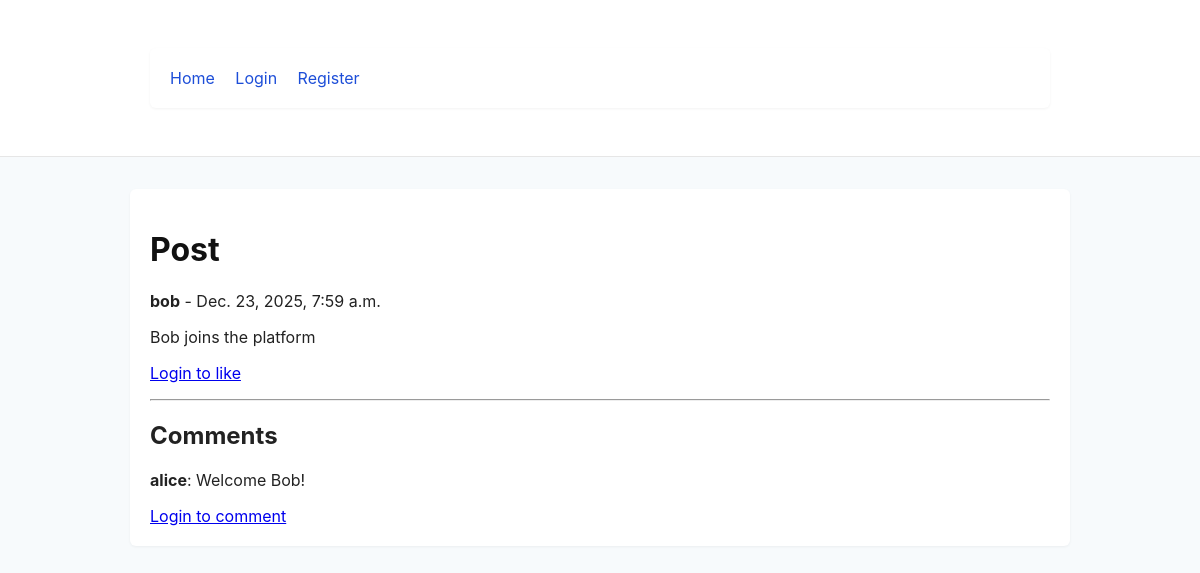
The app's page /post/2/ with its own data.
### backend/core/models.py (models this page shows, shortened)
class Post(models.Model):
    author = models.ForeignKey(Profile, on_delete=models.CASCADE)
    content = models.TextField()
    created_at = models.DateTimeField(auto_now_add=True)

class Profile(models.Model):
    user = models.OneToOneField(User, on_delete=models.CASCADE)
    bio = models.TextField(blank=True)
    avatar = models.URLField(blank=True, null=True)
    followers = models.ManyToManyField('self', symmetrical=False, related_name='following', blank=True)

class Comment(models.Model):
    post = models.ForeignKey(Post, on_delete=models.CASCADE)
    author = models.ForeignKey(Profile, on_delete=models.CASCADE)
    content = models.TextField()
    created_at = models.DateTimeField(auto_now_add=True)

### backend/core/views.py (the view)
# urls.py: path('post/<int:pk>/', views.post_detail, name='post_detail'),
def post_detail(request, pk):
    post = get_object_or_404(Post, pk=pk)
    comments = Comment.objects.filter(post=post).order_by('created_at')
    if request.method == 'POST' and request.user.is_authenticated:
        form = CommentForm(request.POST)
        if form.is_valid():
            c = form.save(commit=False)
            c.author = request.user.profile
            c.post = post
            c.save()
            return redirect('post_detail', pk=pk)
    else:
        form = CommentForm()
    liked = False
    if request.user.is_authenticated:
        liked = Like.objects.filter(post=post, user=request.user.profile).exists()
    return render(request, 'post_detail.html', {'post': post, 'comments': comments, 'form': form, 'liked': liked})

### frontend/templates/post_detail.html (shortened to what this page needs)
{% extends 'base.html' %}
{% block content %}
  <h1>Post</h1>
  <p><strong>{{ post.author.user.username }}</strong> - {{ post.created_at }}</p>
  <p>{{ post.content|linebreaks }}</p>
  <p>
    {% if user.is_authenticated %}
      <form method="post" action="{% url 'like_toggle' post.pk %}">{% csrf_token %}
        <button type="submit">{% if liked %}Unlike{% else %}Like{% endif %}</button>
      </form>
    {% else %}
      <a href="{% url 'login' %}">Login to like</a>
    {% endif %}
  </p>
  <hr />
  <h2>Comments</h2>
  {% for c in comments %}
    <p><strong>{{ c.author.user.username }}</strong>: {{ c.content }}</p>
  {% empty %}
    <p>No comments yet.</p>
  {% endfor %}
  {% if user.is_authenticated %}
    <form method="post">{% csrf_token %}
      {{ form.as_p }}
      <button type="submit">Add comment</button>
    </form>
  {% else %}
    <a href="{% url 'login' %}">Login to comment</a>
  {% endif %}
{% endblock %}

### frontend/static/css/style.css (style rules this page uses)
:root { --primary: #1d4ed8; --muted: #666; --bg: #f7fafc; }
html,body { height: 100%; }
body { font-family: Inter, Arial, sans-serif; margin: 0; background: var(--bg); color: #222; }
h1 { color: #111; }

### records on screen
Post: author.user.username "bob", created_at "Dec. 23, 2025, 7:59 a.m.", content "Bob joins the platform"
Comment: author.user.username "alice", content "Welcome Bob!"
